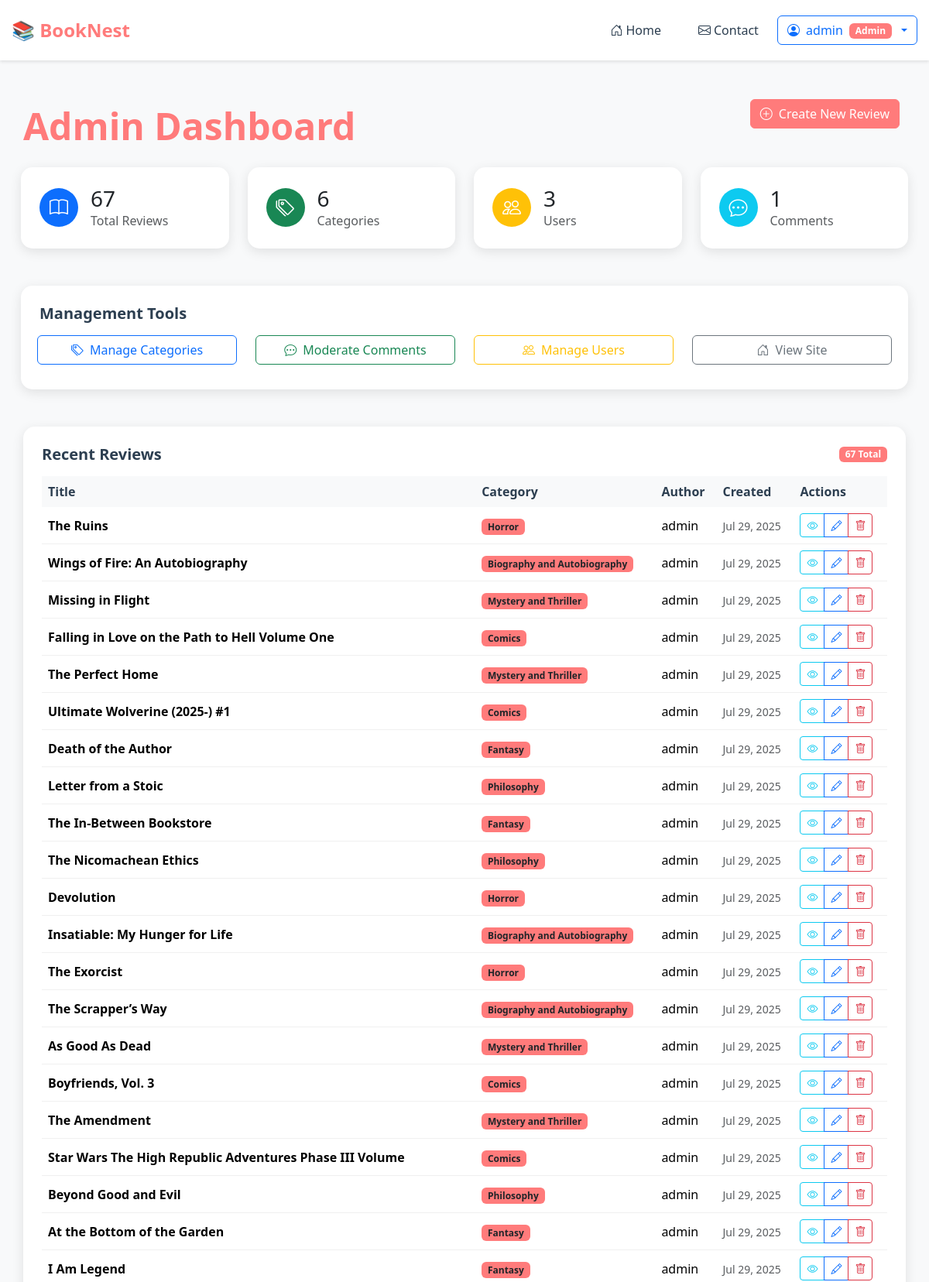
/dashboard.php (signed in, upper part), run on the app's committed database.
### tables this page shows
CREATE TABLE `reviews` (
  `id` int(11) NOT NULL,
  `title` varchar(255) NOT NULL,
  `content` text NOT NULL,
  `image_path` varchar(255) DEFAULT NULL,
  `category_id` int(11) DEFAULT NULL,
  `user_id` int(11) DEFAULT NULL,
  `created_at` timestamp NOT NULL DEFAULT current_timestamp(),
  `updated_at` timestamp NOT NULL DEFAULT current_timestamp() ON UPDATE current_timestamp()
);

CREATE TABLE `categories` (
  `id` int(11) NOT NULL,
  `name` varchar(100) NOT NULL,
  `created_at` timestamp NOT NULL DEFAULT current_timestamp()
);

CREATE TABLE `users` (
  `id` int(11) NOT NULL,
  `username` varchar(50) NOT NULL,
  `password` varchar(255) NOT NULL,
  `role` enum('admin','editor','visitor') NOT NULL DEFAULT 'editor',
  `created_at` timestamp NOT NULL DEFAULT current_timestamp()
);

### dashboard.php (the view, shortened to what this page needs)
<?php
require 'includes/db.php';
$stmt = $pdo->query("SELECT r.id, r.title, r.created_at, u.username, c.name as category_name
                     FROM reviews r
                     JOIN users u ON r.user_id = u.id
                     JOIN categories c ON r.category_id = c.id
                     ORDER BY r.created_at DESC");
$reviews = $stmt->fetchAll();
$totalReviews = $pdo->query("SELECT COUNT(*) FROM reviews")->fetchColumn();
$totalCategories = $pdo->query("SELECT COUNT(*) FROM categories")->fetchColumn();
$totalUsers = $pdo->query("SELECT COUNT(*) FROM users")->fetchColumn();
$totalComments = $pdo->query("SELECT COUNT(*) FROM comments")->fetchColumn();
?>
<?php include 'header.php'; ?>
<div class="container mt-4">
    <div class="d-flex justify-content-between align-items-center mb-4">
        <h1 class="page-title mb-0">
            <?= $userRole === 'admin' ? 'Admin Dashboard' : ($userRole === 'editor' ? 'Editor Dashboard' : 'Visitor Dashboard') ?>
        </h1>
        <div class="dashboard-actions">
            <a href="review_create.php" class="btn btn-primary me-2">
                <i class="bi bi-plus-circle me-2"></i>Create New Review
            </a>
        </div>
    </div>
    <div class="row mb-4">
        <div class="col-md-3">
            <div class="dashboard-card">
                <div class="dashboard-card-body">
                    <div class="d-flex align-items-center">
                        <div class="dashboard-icon bg-primary">
                            <i class="bi bi-book"></i>
                        </div>
                        <div class="ms-3">
                            <h3 class="mb-0"><?= $totalReviews ?></h3>
                            <p class="text-muted mb-0">Total Reviews</p>
                        </div>
                    </div>
                </div>
            </div>
        </div>
        <div class="col-md-3">
            <div class="dashboard-card">
                <div class="dashboard-card-body">
                    <div class="d-flex align-items-center">
                        <div class="dashboard-icon bg-success">
                            <i class="bi bi-tags"></i>
                        </div>
                        <div class="ms-3">
                            <h3 class="mb-0"><?= $totalCategories ?></h3>
                            <p class="text-muted mb-0">Categories</p>
                        </div>
                    </div>
                </div>
            </div>
        </div>
        <?php if ($userRole === 'admin'): ?>
        <div class="col-md-3">
            <div class="dashboard-card">
                <div class="dashboard-card-body">
                    <div class="d-flex align-items-center">
                        <div class="dashboard-icon bg-warning">
                            <i class="bi bi-people"></i>
                        </div>
                        <div class="ms-3">
                            <h3 class="mb-0"><?= $totalUsers ?></h3>
                            <p class="text-muted mb-0">Users</p>
                        </div>
                    </div>
                </div>
            </div>
        </div>
        <?php endif; ?>
        <div class="col-md-3">
            <div class="dashboard-card">
                <div class="dashboard-card-body">
                    <div class="d-flex align-items-center">
                        <div class="dashboard-icon bg-info">
                            <i class="bi bi-chat-dots"></i>
                        </div>
                        <div class="ms-3">
                            <h3 class="mb-0"><?= $totalComments ?></h3>
                            <p class="text-muted mb-0">Comments</p>
                        </div>
                    </div>
                </div>
            </div>
        </div>
    </div>
    <div class="row mb-4">
        <div class="col-12">
            <div class="dashboard-card">
                <div class="dashboard-card-body">
                    <h5 class="card-title mb-3">Management Tools</h5>
                    <div class="row">
                        <div class="col-md-3">
                            <a href="category_manage.php" class="btn btn-outline-primary w-100 mb-2">
                                <i class="bi bi-tags me-2"></i>Manage Categories
                            </a>
                        </div>
                        <div class="col-md-3">
                            <a href="comment_moderate.php" class="btn btn-outline-success w-100 mb-2">
                                <i class="bi bi-chat-dots me-2"></i>Moderate Comments
                            </a>
                        </div>
                        <?php if ($userRole === 'admin'): ?>
                        <div class="col-md-3">
                            <a href="user_manage.php" class="btn btn-outline-warning w-100 mb-2">
                                <i class="bi bi-people me-2"></i>Manage Users
                            </a>
                        </div>
                        <?php endif; ?>
                        <div class="col-md-3">
                            <a href="index.php" class="btn btn-outline-secondary w-100 mb-2">
                                <i class="bi bi-house-door me-2"></i>View Site
                            </a>
                        </div>
                    </div>
                </div>
            </div>
        </div>
    </div>
    <div class="dashboard-card">
        <div class="dashboard-card-body">
            <div class="d-flex justify-content-between align-items-center mb-3">
                <h5 class="card-title mb-0">Recent Reviews</h5>
                <span class="badge bg-primary"><?= count($reviews) ?> Total</span>
            </div>
            <?php if (empty($reviews)): ?>
                <div class="text-center py-4">
                    <i class="bi bi-book display-1 text-muted"></i>
                    <h4 class="mt-3">No Reviews Yet</h4>
                    <p class="text-muted">Create your first book review to get started.</p>
                    <a href="review_create.php" class="btn btn-primary">
                        <i class="bi bi-plus-circle me-2"></i>Create Review
                    </a>
                </div>
            <?php else: ?>
                <div class="table-responsive">
                    <table class="table table-hover">
                        <thead class="table-light">
                            <tr>
                                <th>Title</th>
                                <th>Category</th>
                                <th>Author</th>
                                <th>Created</th>
                                <th>Actions</th>
                            </tr>
                        </thead>
                        <tbody>
                            <?php foreach ($reviews as $r): ?>
                            <tr>
                                <td>
                                    <div class="fw-bold"><?= htmlspecialchars($r['title']) ?></div>
                                </td>
                                <td>
                                    <span class="badge bg-light text-dark"><?= htmlspecialchars($r['category_name']) ?></span>
                                </td>
                                <td><?= htmlspecialchars($r['username']) ?></td>
                                <td>
                                    <small class="text-muted"><?= date('M j, Y', strtotime($r['created_at'])) ?></small>
                                </td>
                                <td>
                                    <div class="btn-group btn-group-sm" role="group">
                                        <a href="review.php?id=<?= $r['id'] ?>" class="btn btn-outline-info" title="View">
                                            <i class="bi bi-eye"></i>
                                        </a>
                                        <a href="review_edit.php?id=<?= $r['id'] ?>" class="btn btn-outline-primary" title="Edit">
                                            <i class="bi bi-pencil"></i>
                                        </a>
                                        <?php if ($userRole === 'admin'): ?>
                                        <a href="review_delete.php?id=<?= $r['id'] ?>"
                                           class="btn btn-outline-danger"
                                           title="Delete"
                                           onclick="return confirm('Are you sure you want to delete this review? This action cannot be undone.');">
                                            <i class="bi bi-trash"></i>
                                        </a>
                                        <?php endif; ?>
                                    </div>
                                </td>
                            </tr>
                            <?php endforeach; ?>
                        </tbody>
                    </table>
                </div>
            <?php endif; ?>
        </div>
    </div>
</div>
<?php include 'footer.php'; ?>

### styles.css (style rules this page uses)
:root { --coral: #FF7B7B; --coral-light: #FFB5B5; --dark-blue: #2C3E50; --light-gray: #F8F9FA; }
html, body { height: 100%; margin: 0; padding: 0; overflow-x: hidden; max-width: 100vw; }
body { font-family: 'Segoe UI', Tahoma, Geneva, Verdana, sans-serif; background-color: var(--light-gray); display: flex; flex-direction: column; min-height: 100vh; box-sizing: border-box; }
.container, .container-fluid { max-width: 100%; box-sizing: border-box; padding-left: 15px; padding-right: 15px; }
.row { margin-left: -15px; margin-right: -15px; max-width: calc(100% + 30px); }
.page-title { color: var(--coral); font-size: 3rem; font-weight: bold; text-align: center; margin: 2rem 0; }

### dashboard.php (style rules this page uses)
.dashboard-card { background: white; border-radius: 15px; overflow: hidden; box-shadow: 0 4px 15px rgba(0,0,0,0.1); margin-bottom: 1.5rem; }
.dashboard-card-body { padding: 1.5rem; }
.card-title { color: var(--dark-blue); font-weight: bold; display: flex; align-items: center; }
.dashboard-icon { width: 50px; height: 50px; border-radius: 50%; display: flex; align-items: center; justify-content: center; color: white; font-size: 1.5rem; }
.table th { background-color: var(--light-gray); color: var(--dark-blue); font-weight: 600; border: none; }
.table td { vertical-align: middle; border-color: #f0f0f0; }
.badge { background-color: var(--coral) !important; }
.btn-primary { background-color: var(--coral); border-color: var(--coral); }

### data on the page
reviews: title "The Ruins", category.name "Horror", user.username "admin", created_at "Jul 29, 2025"
reviews: title "Wings of Fire: An Autobiography", category.name "Biography and Autobiography", user.username "admin", created_at "Jul 29, 2025"
reviews: title "Missing in Flight", category.name "Mystery and Thriller", user.username "admin", created_at "Jul 29, 2025"
reviews: title "Falling in Love on the Path to Hell Volume One", category.name "Comics", user.username "admin", created_at "Jul 29, 2025"
reviews: title "The Perfect Home", category.name "Mystery and Thriller", user.username "admin", created_at "Jul 29, 2025"
reviews: title "Ultimate Wolverine (2025-) #1", category.name "Comics", user.username "admin", created_at "Jul 29, 2025"
reviews: title "Death of the Author", category.name "Fantasy", user.username "admin", created_at "Jul 29, 2025"
reviews: title "Letter from a Stoic", category.name "Philosophy", user.username "admin", created_at "Jul 29, 2025"
reviews: title "The In-Between Bookstore", category.name "Fantasy", user.username "admin", created_at "Jul 29, 2025"
reviews: title "The Nicomachean Ethics", category.name "Philosophy", user.username "admin", created_at "Jul 29, 2025"
reviews: title "Devolution", category.name "Horror", user.username "admin", created_at "Jul 29, 2025"
reviews: title "Insatiable: My Hunger for Life", category.name "Biography and Autobiography", user.username "admin", created_at "Jul 29, 2025"
reviews: title "The Exorcist", category.name "Horror", user.username "admin", created_at "Jul 29, 2025"
reviews: title "The Scrapper’s Way", category.name "Biography and Autobiography", user.username "admin", created_at "Jul 29, 2025"
reviews: title "As Good As Dead", category.name "Mystery and Thriller", user.username "admin", created_at "Jul 29, 2025"
reviews: title "Boyfriends, Vol. 3", category.name "Comics", user.username "admin", created_at "Jul 29, 2025"
reviews: title "The Amendment", category.name "Mystery and Thriller", user.username "admin", created_at "Jul 29, 2025"
reviews: title "Star Wars The High Republic Adventures Phase III Volume", category.name "Comics", user.username "admin", created_at "Jul 29, 2025"
reviews: title "Beyond Good and Evil", category.name "Philosophy", user.username "admin", created_at "Jul 29, 2025"
reviews: title "At the Bottom of the Garden", category.name "Fantasy", user.username "admin", created_at "Jul 29, 2025"
reviews: title "I Am Legend", category.name "Fantasy", user.username "admin", created_at "Jul 29, 2025"

### other printed values
$userName "admin"
$userRole "Admin"
$totalReviews "67"
$totalCategories "6"
$totalUsers "3"
$totalComments "1"
count($reviews) "67"
